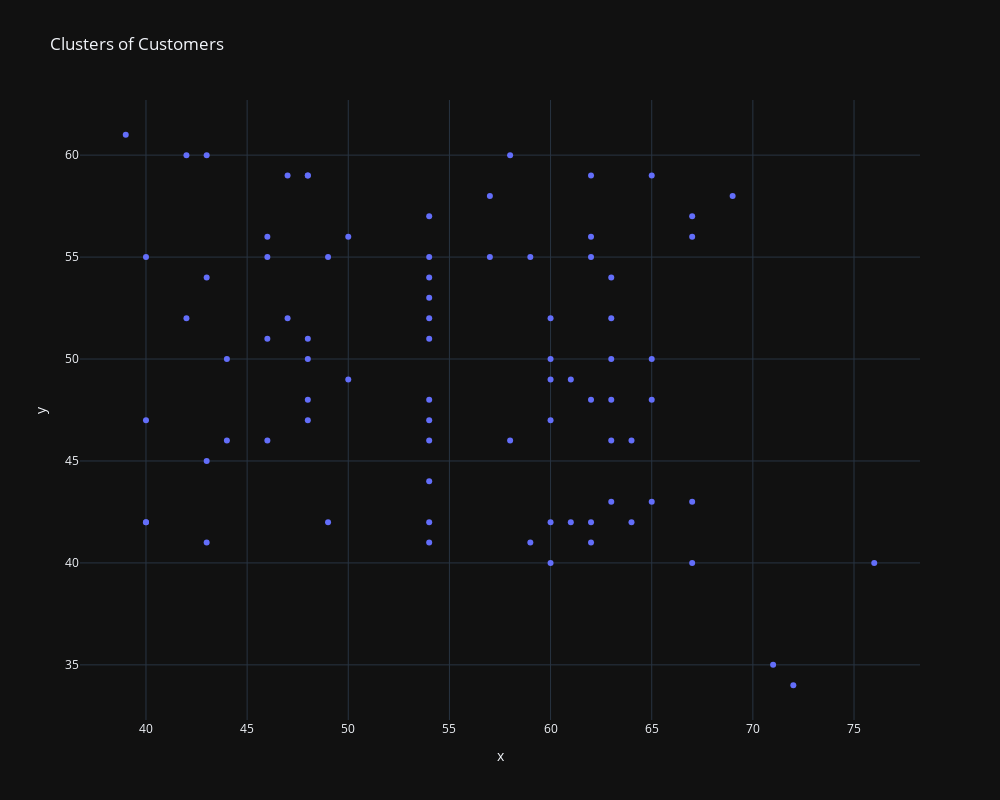

This figure's notebook cell:
### Code cell
# X = X.to_pandas()

fig = px.scatter(
    x=X.loc[y_kmeans == 0, 'Annual Income (k$)'],
    y=X.loc[y_kmeans == 0, 'Spending Score (1-100)'],
    title='Clusters of Customers'
).update_layout(
    width=1000,
    height=800,
)

fig.show()

### Figure 1 — Plotly figure (JSON) as saved in the notebook; plotly's stock layout.template omitted (floating-point values rounded to 4 significant figures)
{"data": [{"hovertemplate": "x=%{x}<br>y=%{y}<extra></extra>", "legendgroup": "", "marker": {"color": "#636efa", "symbol": "circle"}, "mode": "markers", "name": "", "orientation": "v", "showlegend": false, "x": [39, 40, 40, 40, 40, 42, 42, 43, 43, 43, 43, 44, 44, 46, 46, 46, 46, 47, 47, 48, 48, 48, 48, 48, 48, 49, 49, 50, 50, 54, 54, 54, 54, 54, 54, 54, 54, 54, 54, 54, 54, 57, 57, 58, 58, 59, 59, 60, 60, 60, 60, 60, 60, 61, 61, 62, 62, 62, 62, 62, 62, 63, 63, 63, 63, 63, 63, 64, 64, 65, 65, 65, 65, 67, 67, 67, 67, 69, 71, 72, 76], "xaxis": "x", "y": [61, 55, 47, 42, 42, 52, 60, 54, 60, 45, 41, 50, 46, 51, 46, 56, 55, 52, 59, 51, 59, 50, 48, 59, 47, 55, 42, 49, 56, 47, 54, 53, 48, 52, 42, 51, 55, 41, 44, 57, 46, 58, 55, 60, 46, 55, 41, 49, 40, 42, 52, 47, 50, 42, 49, 41, 48, 59, 55, 56, 42, 50, 46, 43, 48, 52, 54, 42, 46, 48, 50, 43, 59, 43, 57, 56, 40, 58, 35, 34, 40], "yaxis": "y", "type": "scatter"}], "layout": {"xaxis": {"anchor": "y", "domain": [0.0, 1.0], "title": {"text": "x"}}, "yaxis": {"anchor": "x", "domain": [0.0, 1.0], "title": {"text": "y"}}, "legend": {"tracegroupgap": 0}, "title": {"text": "Clusters of Customers"}, "width": 1000, "height": 800}}
